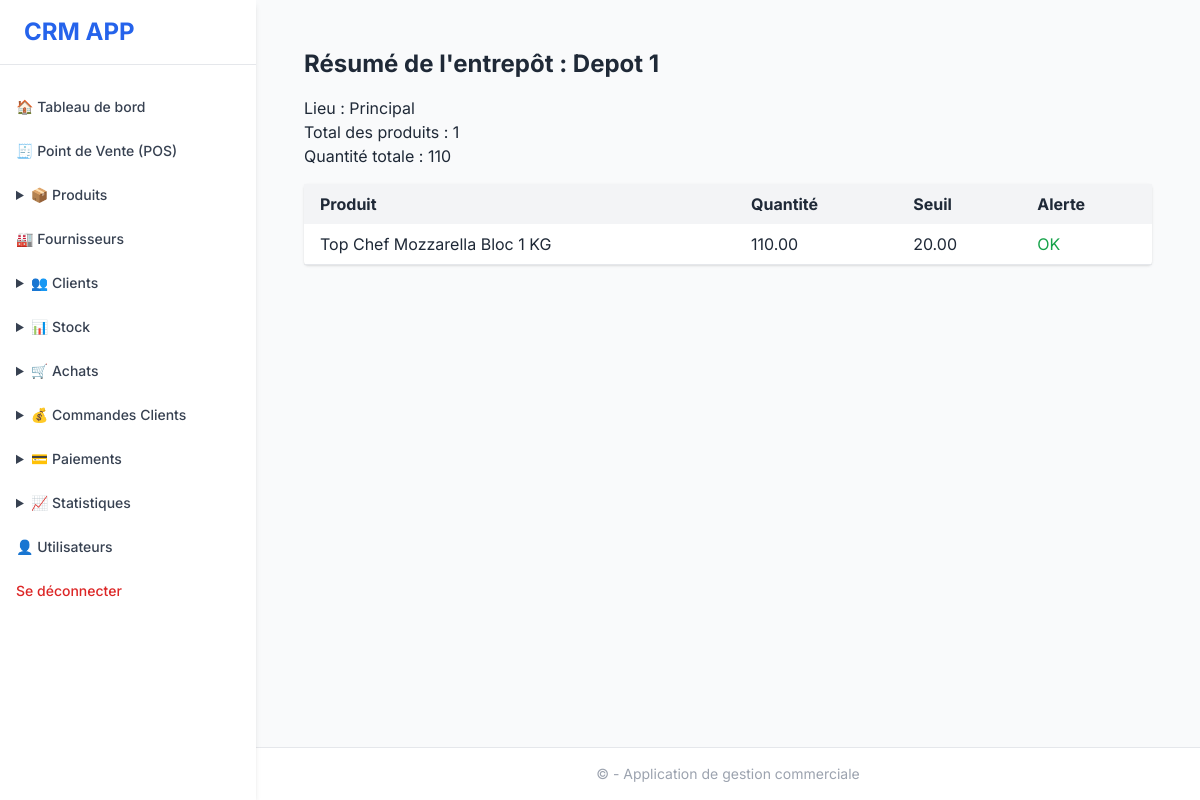
Page /inventory/warehouses/1/summary/ (signed in) on the earlier database version.
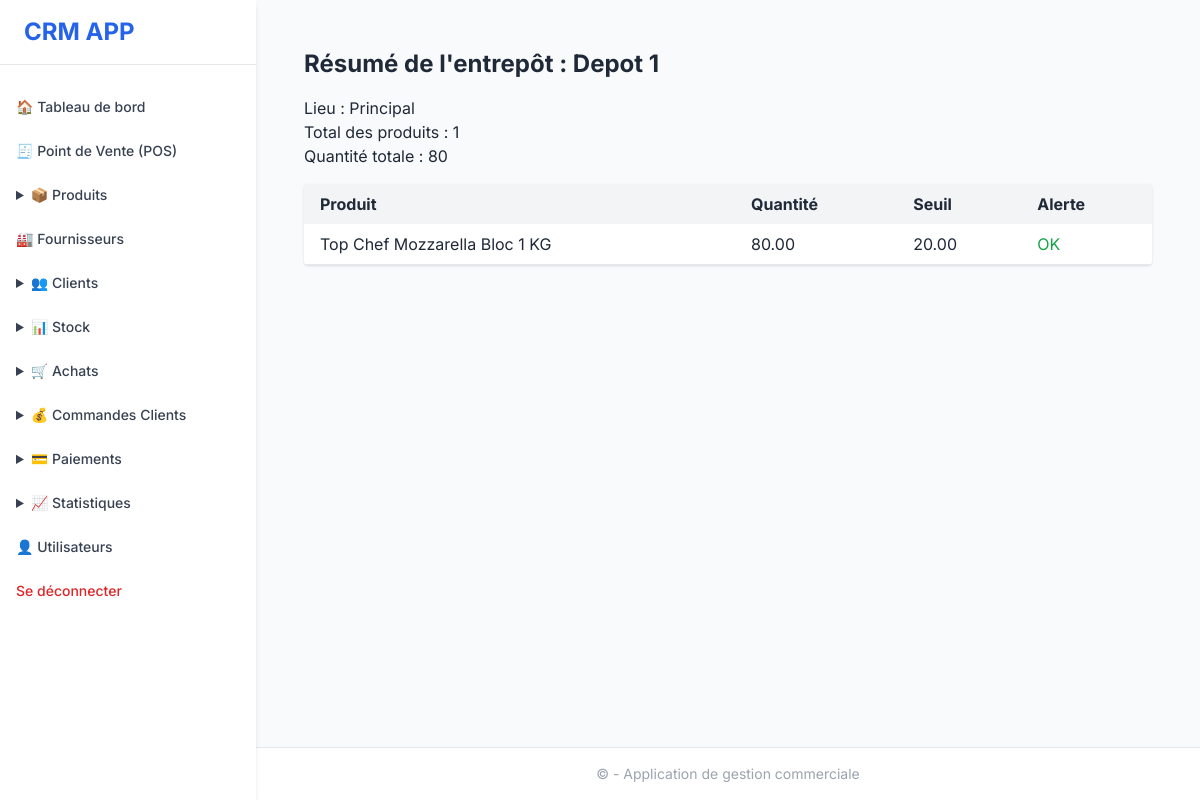
Same page on the later database version.
### inventory/models.py (models this page shows, shortened)
class Stock(models.Model):
    product = models.ForeignKey(Product, on_delete=models.CASCADE, related_name='stock_entries')
    warehouse = models.ForeignKey(Warehouse, on_delete=models.CASCADE, related_name='stocks', null=True, blank=True)
    quantity = models.DecimalField(max_digits=10, decimal_places=2, default=0.00)
    reorder_threshold = models.DecimalField(max_digits=10, decimal_places=2, default=0.00)
    last_updated = models.DateTimeField(auto_now=True)
    class Meta:
        unique_together = ('product', 'warehouse')  # Un produit unique par dépôt
    def is_below_threshold(self):
        return self.quantity <= self.reorder_threshold

### products/models.py (models this page shows, shortened)
class Product(models.Model):
    UNIT_CHOICES = [
        ('unit', 'Unité'),
        ('kg', 'Kilogramme'),
        ('l', 'Litre'),
        ('box', 'Boîte'),
    ]
    name = models.CharField(max_length=200)
    reference = models.CharField(max_length=100, unique=True)
    barcode = models.CharField("Code-barres", max_length=100, blank=True, null=True, unique=True)
    description = models.TextField(blank=True)
    category = models.ForeignKey(Category, on_delete=models.SET_NULL, null=True, related_name='products')
    brand = models.CharField(max_length=100, blank=True)
    unit = models.CharField(max_length=10, choices=UNIT_CHOICES, default='unit')
    supplier = models.ForeignKey('suppliers.Supplier', on_delete=models.SET_NULL, null=True, blank=True)
    purchase_price = models.DecimalField(max_digits=10, decimal_places=2)
    selling_price = models.DecimalField(max_digits=10, decimal_places=2)
    tax_rate = models.DecimalField(max_digits=5, decimal_places=2, default=0.00)
    expiration_date = models.DateField("Date d'expiration", blank=True, null=True)
    is_featured = models.BooleanField("Produit en vedette", default=False)
    default_warehouse = models.ForeignKey(
        'inventory.Warehouse',
        null=True,
        blank=True,
        on_delete=models.SET_NULL,
        related_name='default_products'
    )
    is_active = models.BooleanField(default=True)
    image = models.ImageField(upload_to='products/', blank=True, null=True)
    created_at = models.DateTimeField(auto_now_add=True)
    updated_at = models.DateTimeField(auto_now=True)

### inventory/views.py (the view)
# urls.py: path('warehouses/<int:warehouse_id>/summary/', views.warehouse_inventory_summary_view, name='warehouse_summary'),
@login_required
def warehouse_inventory_summary_view(request, warehouse_id):
    warehouse = get_object_or_404(Warehouse, id=warehouse_id)
    stocks = Stock.objects.filter(warehouse=warehouse)
    total_quantity = stocks.aggregate(total=Sum('quantity'))['total']
    return render(request, 'inventory/warehouse_summary.html', {
        'warehouse': warehouse,
        'stocks': stocks,
        'total_quantity': total_quantity,
    })

### inventory/templates/inventory/warehouse_summary.html
{% extends 'base.html' %}
{% block content %}
<div class="p-4">
    <h1 class="text-2xl font-bold mb-4">Résumé de l'entrepôt : {{ warehouse.name }}</h1>
    <p>Lieu : {{ warehouse.location }}</p>
    <p>Total des produits : {{ stocks.count }}</p>
    <p>Quantité totale : {{ total_quantity }}</p>
    <table class="min-w-full bg-white rounded shadow mt-4">
        <thead class="bg-gray-100">
            <tr>
                <th class="py-2 px-4 text-left">Produit</th>
                <th class="py-2 px-4 text-left">Quantité</th>
                <th class="py-2 px-4 text-left">Seuil</th>
                <th class="py-2 px-4 text-left">Alerte</th>
            </tr>
        </thead>
        <tbody>
            {% for stock in stocks %}
            <tr class="border-b">
                <td class="py-2 px-4">{{ stock.product.name }}</td>
                <td class="py-2 px-4">{{ stock.quantity }}</td>
                <td class="py-2 px-4">{{ stock.reorder_threshold }}</td>
                <td class="py-2 px-4">
                    {% if stock.is_below_threshold %}
                        <span class="text-red-600 font-semibold">Stock bas</span>
                    {% else %}
                        <span class="text-green-600">OK</span>
                    {% endif %}
                </td>
            </tr>
            {% endfor %}
        </tbody>
    </table>
</div>
{% endblock %}

Differences in the rows shown:
changed Stock "Top Chef Mozzarella Bloc 1 KG": quantity "110.00" → "80.00"
Other differences:
{{ total_quantity }}: "110" → "80"
